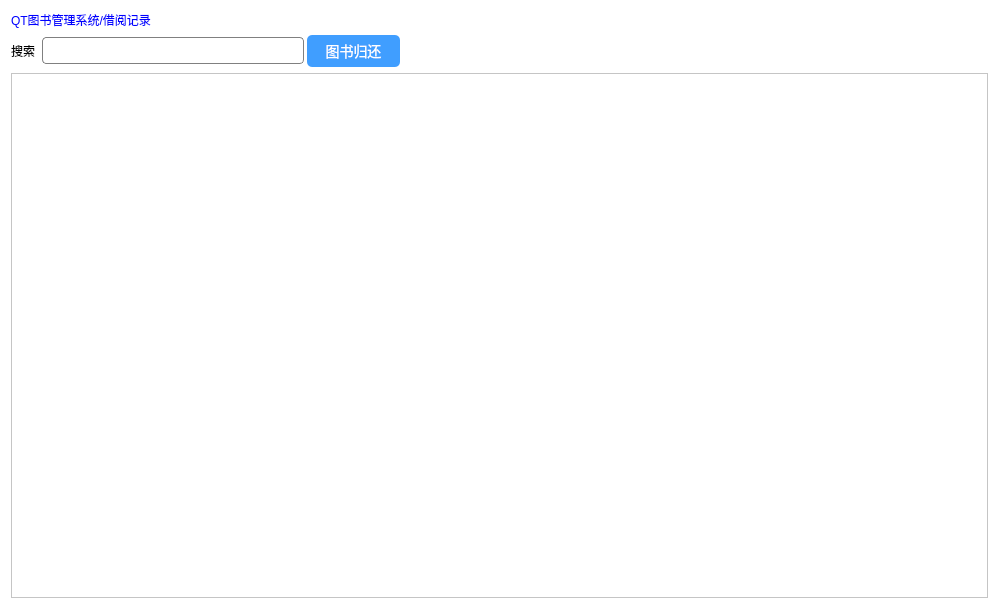
<?xml version="1.0" encoding="UTF-8"?>
<ui version="4.0">
 <class>Record</class>
 <widget class="QWidget" name="Record">
  <property name="geometry">
   <rect>
    <x>0</x>
    <y>0</y>
    <width>999</width>
    <height>609</height>
   </rect>
  </property>
  <property name="windowTitle">
   <string>Form</string>
  </property>
  <property name="styleSheet">
   <string notr="true">background-color:white;</string>
  </property>
  <layout class="QGridLayout" name="gridLayout">
   <item row="0" column="0">
    <widget class="QLabel" name="label_2">
     <property name="styleSheet">
      <string notr="true">front: 18px '宋体'; color:blue;</string>
     </property>
     <property name="text">
      <string>QT图书管理系统/借阅记录</string>
     </property>
     <property name="name" stdset="0">
      <string>title</string>
     </property>
    </widget>
   </item>
   <item row="1" column="0">
    <widget class="QWidget" name="widget" native="true">
     <layout class="QHBoxLayout" name="horizontalLayout">
      <property name="spacing">
       <number>3</number>
      </property>
      <property name="leftMargin">
       <number>0</number>
      </property>
      <property name="topMargin">
       <number>0</number>
      </property>
      <property name="rightMargin">
       <number>0</number>
      </property>
      <property name="bottomMargin">
       <number>0</number>
      </property>
      <item>
       <widget class="QLabel" name="lb_search">
        <property name="styleSheet">
         <string notr="true">font: 14px '黑体';</string>
        </property>
        <property name="text">
         <string>搜索 </string>
        </property>
       </widget>
      </item>
      <item>
       <widget class="QLineEdit" name="lineEdit">
        <property name="styleSheet">
         <string notr="true">border-radius:4px;min-height:25px;border:1px solid gray;max-width:260px;min-width:260px;</string>
        </property>
        <property name="le" stdset="0">
         <string/>
        </property>
        <property name="name" stdset="0">
         <string>le</string>
        </property>
       </widget>
      </item>
      <item>
       <widget class="QPushButton" name="btn_return_book">
        <property name="styleSheet">
         <string notr="true">border-radius:5px;background:#409eff;color:white;font-size:14px;min-height:24px;min-width:85px;padding:4px;</string>
        </property>
        <property name="text">
         <string>图书归还</string>
        </property>
        <property name="name" stdset="0">
         <string>btn</string>
        </property>
       </widget>
      </item>
      <item>
       <spacer name="horizontalSpacer">
        <property name="orientation">
         <enum>Qt::Orientation::Horizontal</enum>
        </property>
        <property name="sizeHint" stdset="0">
         <size>
          <width>579</width>
          <height>29</height>
         </size>
        </property>
       </spacer>
      </item>
     </layout>
    </widget>
   </item>
   <item row="2" column="0">
    <layout class="QGridLayout" name="gridLayout_2">
     <item row="0" column="1">
      <widget class="QTableView" name="tableView">
       <property name="name" stdset="0">
        <string>table</string>
       </property>
      </widget>
     </item>
    </layout>
   </item>
  </layout>
 </widget>
 <resources/>
 <connections/>
</ui>
